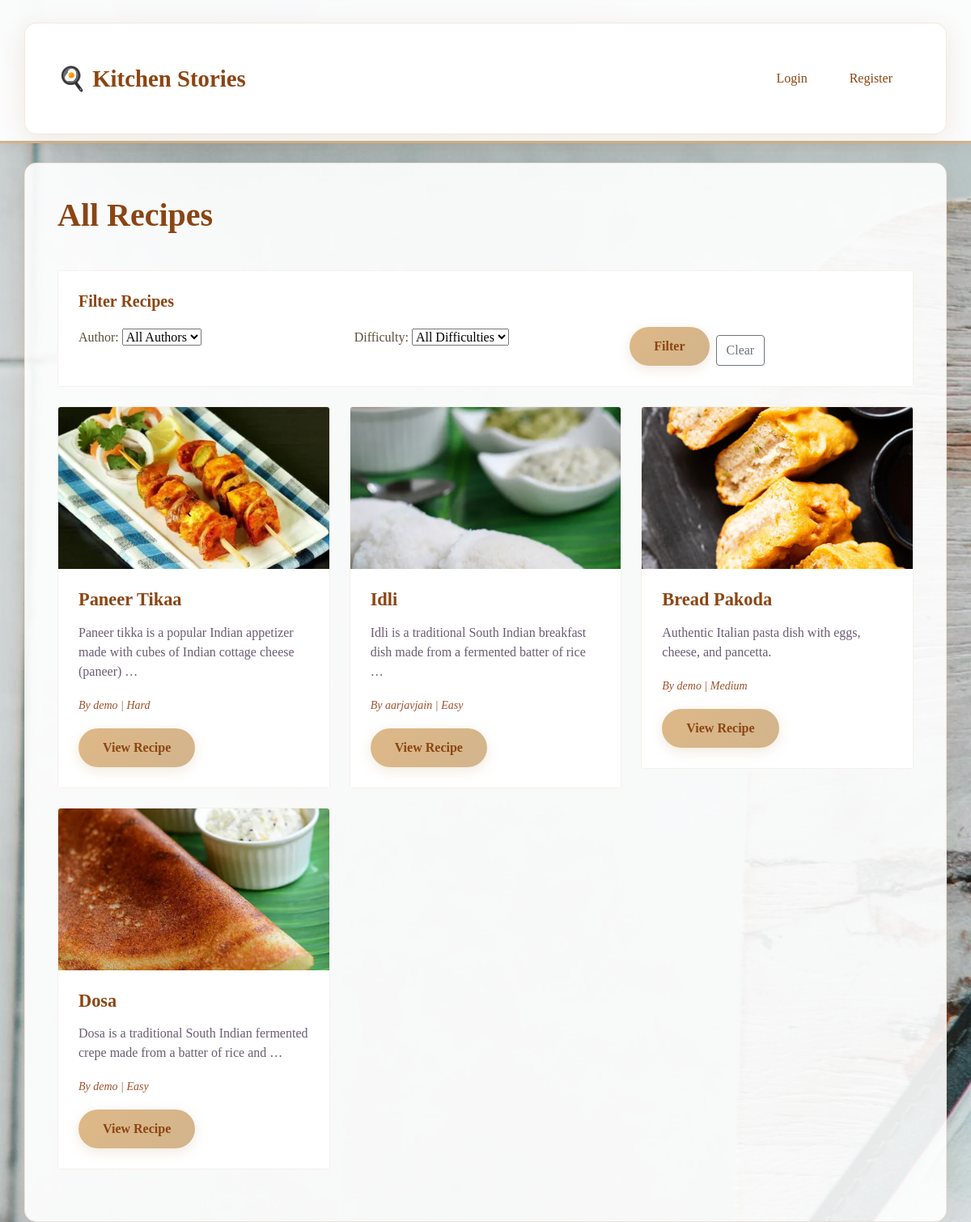
The app's page /recipes/ with its own data.
### recipes/models.py (models this page shows, shortened)
class Recipe(models.Model):
    DIFFICULTY_CHOICES = [
        ('easy', 'Easy'),
        ('medium', 'Medium'),
        ('hard', 'Hard'),
    ]
    title = models.CharField(max_length=200)
    description = models.TextField()
    ingredients = models.TextField()
    instructions = models.TextField()
    prep_time = models.PositiveIntegerField(help_text="Preparation time in minutes")
    cook_time = models.PositiveIntegerField(help_text="Cooking time in minutes")
    servings = models.PositiveIntegerField(default=4)
    difficulty = models.CharField(max_length=10, choices=DIFFICULTY_CHOICES, default='medium')
    image = models.ImageField(upload_to='recipes/', blank=True, null=True)
    author = models.ForeignKey(User, on_delete=models.CASCADE)
    created_at = models.DateTimeField(auto_now_add=True)
    updated_at = models.DateTimeField(auto_now=True)
    class Meta:
        ordering = ['-created_at']

### recipes/views.py (the view)
# urls.py: path('recipes/', views.RecipeListView.as_view(), name='recipe_list'),
class RecipeListView(ListView):
    model = Recipe
    template_name = 'recipes/recipe_list.html'
    context_object_name = 'recipes'
    paginate_by = 12
    def get_queryset(self):
        queryset = Recipe.objects.all()
        form = RecipeFilterForm(self.request.GET)
        if form.is_valid():
            if form.cleaned_data['author']:
                queryset = queryset.filter(author=form.cleaned_data['author'])
            if form.cleaned_data['difficulty']:
                queryset = queryset.filter(difficulty=form.cleaned_data['difficulty'])
        return queryset
    def get_context_data(self, **kwargs):
        context = super().get_context_data(**kwargs)
        context['filter_form'] = RecipeFilterForm(self.request.GET)
        return context

### recipes/forms.py
class RecipeFilterForm(forms.Form):
    author = forms.ModelChoiceField(
        queryset=User.objects.filter(recipe__isnull=False).distinct(),
        required=False,
        empty_label="All Authors"
    )
    difficulty = forms.ChoiceField(
        choices=[('', 'All Difficulties')] + Recipe.DIFFICULTY_CHOICES,
        required=False
    )

### templates/recipes/recipe_list.html (shortened to what this page needs)
{% extends 'base.html' %}
{% block content %}
<div class="d-flex justify-content-between align-items-center mb-4">
    <h1>All Recipes</h1>
</div>
<div class="card mb-4">
    <div class="card-body">
        <h5>Filter Recipes</h5>
        <form method="get" class="row g-3">
            <div class="col-md-4">
                {{ filter_form.author.label_tag }}
                {{ filter_form.author }}
            </div>
            <div class="col-md-4">
                {{ filter_form.difficulty.label_tag }}
                {{ filter_form.difficulty }}
            </div>
            <div class="col-md-4 d-flex align-items-end">
                <button type="submit" class="btn btn-primary me-2">Filter</button>
                <a href="{% url 'recipe_list' %}" class="btn btn-outline-secondary">Clear</a>
            </div>
        </form>
    </div>
</div>
<div class="row">
    {% for recipe in recipes %}
        <div class="col-md-4 mb-4">
            <div class="card">
                {% if recipe.image %}
                    <img src="{{ recipe.image.url }}" class="card-img-top" style="height: 200px; object-fit: cover;">
                {% endif %}
                <div class="card-body">
                    <h5 class="card-title">{{ recipe.title }}</h5>
                    <p class="card-text">{{ recipe.description|truncatewords:15 }}</p>
                    <p class="text-muted">
                        <small>By {{ recipe.author.username }} | {{ recipe.difficulty|title }}</small>
                    </p>
                    <a href="{% url 'recipe_detail' recipe.pk %}" class="btn btn-primary">View Recipe</a>
                </div>
            </div>
        </div>
    {% empty %}
        <p>No recipes available yet.</p>
    {% endfor %}
</div>
{% endblock %}

### static/css/style.css (style rules this page uses)
* { box-sizing: border-box; }
body { background-image: url('media/recipes/kitchen.jpg'); font-family: 'Georgia', 'Times New Roman', serif; color: #5d4e37; line-height: 1.6; }
.card-body { padding: 25px; background: #ffffff; }
.card-title { color: #8b4513; font-weight: 600; font-size: 1.4rem; margin-bottom: 15px; font-family: 'Georgia', serif; }
.card-text { color: #6b5b73; font-size: 1rem; line-height: 1.5; }
.btn-primary { background: linear-gradient(135deg, #deb887, #d2b48c); border: none; border-radius: 25px; padding: 12px 30px; color: #8b4513; font-weight: 600; transition: all 0.3s ease; box-shadow: 0 4px 15px rgba(210, 180, 140, 0.3); font-family: 'Georgia', serif; }
h1, h2, h3, h4, h5, h6 { color: #8b4513; font-weight: 600; font-family: 'Georgia', serif; margin-bottom: 20px; }
.text-muted { color: #a0522d !important; font-style: italic; }
.card { border: 1px solid rgba(210, 180, 140, 0.2); }
html { scroll-behavior: smooth; }

### records on screen
Recipe: image (picture), title "Paneer Tikaa", description "Paneer tikka is a popular Indian appetizer made with cubes of Indian cottage cheese (paneer) …", author.username "demo", difficulty "Hard"
Recipe: image (picture), title "Idli", description "Idli is a traditional South Indian breakfast dish made from a fermented batter of rice …", author.username "aarjavjain", difficulty "Easy"
Recipe: image (picture), title "Bread Pakoda", description "Authentic Italian pasta dish with eggs, cheese, and pancetta.", author.username "demo", difficulty "Medium"
Recipe: image (picture), title "Dosa", description "Dosa is a traditional South Indian fermented crepe made from a batter of rice and …", author.username "demo", difficulty "Easy"

### other values on screen
{{ filter_form.author.label_tag }} "Author:"
{{ filter_form.difficulty.label_tag }} "Difficulty:"
